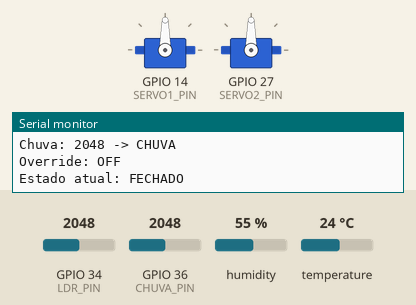
The sketch below on a simulated ESP32. On the bench: 2 × servo, the last lines printed to the serial monitor. Inputs (shaded band) come from the test bench; at power-on: GPIO 36 (CHUVA_PIN) = 2048, GPIO 34 (LDR_PIN) = 2048, humidity 55 %, temperature 24 °C (analog values on the 0–4095 scale). WiFi joins after 1.5 s; servers stay silent unless stated; uploads are accepted with an empty reply.

Above: at 3.7 s.
3.8 s: GPIO 36 (CHUVA_PIN) set to 1527
9.9 s: GPIO 36 (CHUVA_PIN) set to 1452
At 15.0 s:
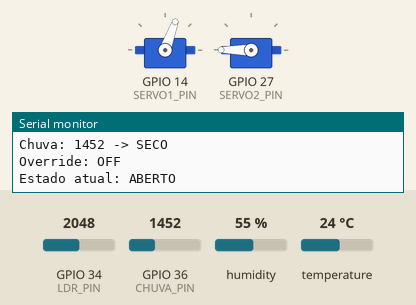
16.0 s: GPIO 34 (LDR_PIN) set to 1722
22.1 s: GPIO 34 (LDR_PIN) set to 1621
At 25.4 s:
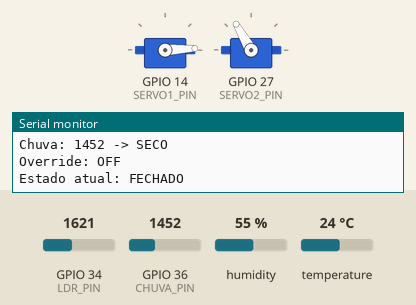
28.2 s: GPIO 34 (LDR_PIN) set to 1994
34.3 s: GPIO 34 (LDR_PIN) set to 2093
At 35.9 s:
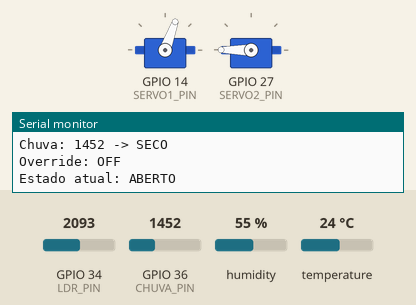
Timing chart, 0 to 37.4 s (numbered marks = the images above; inputs shaded):
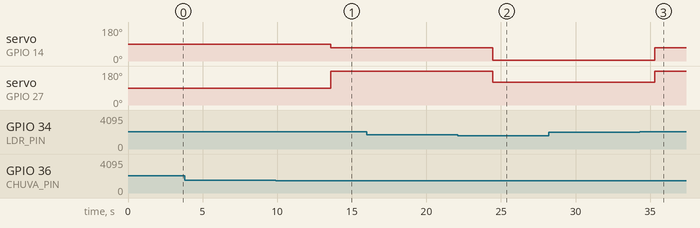

The sketch:

Estendal_Codigo.ino
```cpp
#include <WiFi.h>
#include <HTTPClient.h>
#include <DHT.h>
#include <ESP32Servo.h>

/* =====================================================
   CONFIGURAÇÃO GERAL
   ===================================================== */

// ---- WiFi ----
const char* ssid = "Xiaomi";
const char* password = "francisco125";

// ---- APIs ----
const char* apiSensors =
  "https://hattie-erosional-unobesely.ngrok-free.dev/api/sensors/";

const char* apiState =
  "https://hattie-erosional-unobesely.ngrok-free.dev/api/device/state/?serial_number=SCL-1234";

// ---- Identificação ----
#define SERIAL_NUMBER "SCL-1234"

/* =====================================================
   SENSORES
   ===================================================== */

// ---- DHT11 ----
#define DHTPIN 22
#define DHTTYPE DHT11
DHT dht(DHTPIN, DHTTYPE);

// ---- LDR ----
#define LDR_PIN 34

// ---- Sensor de chuva ----
#define CHUVA_PIN 36
#define CHUVA_THRESHOLD 1500
#define CHUVA_DETETA(v) ((v) >= CHUVA_THRESHOLD)

/* =====================================================
   SERVOS (CALIBRADOS)
   ===================================================== */

#define SERVO1_PIN 14
#define SERVO2_PIN 27

#define SERVO1_ABERTO   70
#define SERVO1_FECHADO  3

#define SERVO2_ABERTO   230
#define SERVO2_FECHADO  120

Servo servo1;
Servo servo2;

/* =====================================================
   ESTADO DO ESTENDAL
   ===================================================== */

enum EstadoEstendal { ABERTO, FECHADO };

EstadoEstendal estadoAtual    = FECHADO;
EstadoEstendal estadoDesejado = FECHADO;

/* =====================================================
   OVERRIDE MANUAL (BOTÕES)
   ===================================================== */

String backendState = "retracted";   // extended | retracted

bool overrideAtivo = false;
EstadoEstendal overrideEstado = FECHADO;
unsigned long overrideAteMs = 0;

// tempo do override (ex: 2 minutos)
const unsigned long OVERRIDE_TTL_MS = 2UL * 60UL * 1000UL;

/* =====================================================
   LIMIARES AUTOMÁTICOS
   ===================================================== */

#define LUZ_ABRIR   50
#define LUZ_FECHAR  40   // histerese

/* =====================================================
   ADC
   ===================================================== */

void setupADC() {
  analogReadResolution(12);
  analogSetAttenuation(ADC_11db);
}

/* =====================================================
   WIFI
   ===================================================== */

void connectWiFi() {
  WiFi.begin(ssid, password);
  Serial.print("A ligar ao WiFi");

  while (WiFi.status() != WL_CONNECTED) {
    delay(500);
    Serial.print(".");
  }

  Serial.println("\nWiFi ligado");
  Serial.println(WiFi.localIP());
}

/* =====================================================
   CONTROLO DOS SERVOS
   ===================================================== */

void abrirEstendal() {
  if (estadoAtual == ABERTO) return;

  servo1.write(SERVO1_ABERTO);
  servo2.write(SERVO2_ABERTO);

  estadoAtual = ABERTO;
  Serial.println(">> ESTENDAL ABERTO");
}

void fecharEstendal() {
  if (estadoAtual == FECHADO) return;

  servo1.write(SERVO1_FECHADO);
  servo2.write(SERVO2_FECHADO);

  estadoAtual = FECHADO;
  Serial.println(">> ESTENDAL FECHADO");
}

void aplicarEstado() {
  if (estadoDesejado == ABERTO) abrirEstendal();
  else fecharEstendal();
}

/* =====================================================
   LEITURA DO BACKEND (BOTÕES)
   ===================================================== */

void lerEstadoDoBackend() {
  if (WiFi.status() != WL_CONNECTED) return;

  HTTPClient http;
  http.begin(apiState);

  int code = http.GET();
  if (code == 200) {
    String body = http.getString();

    String novoEstado = backendState;

    if (body.indexOf("extended") >= 0) novoEstado = "extended";
    else if (body.indexOf("retracted") >= 0) novoEstado = "retracted";

    // Se o utilizador clicou num botão
    if (novoEstado != backendState) {
      backendState = novoEstado;

      overrideAtivo = true;
      overrideEstado = (backendState == "extended") ? ABERTO : FECHADO;
      overrideAteMs = millis() + OVERRIDE_TTL_MS;

      Serial.println(">> OVERRIDE MANUAL ATIVO");
    }
  }

  http.end();
}

/* =====================================================
   LÓGICA DE DECISÃO
   ===================================================== */

void decidirEstado(bool rain, int lightLevel) {

  // PRIORIDADE 1 — chuva física
  if (rain) {
    estadoDesejado = FECHADO;
    return;
  }

  // Verificar se override expirou
  if (overrideAtivo && (long)(millis() - overrideAteMs) >= 0) {
    overrideAtivo = false;
    Serial.println(">> OVERRIDE EXPIROU, VOLTAR AO AUTOMÁTICO");
  }

  // PRIORIDADE 2 — override manual
  if (overrideAtivo) {
    estadoDesejado = overrideEstado;
    return;
  }

  // PRIORIDADE 3 — automático (sempre ON)
  if (estadoAtual == FECHADO && lightLevel >= LUZ_ABRIR) {
    estadoDesejado = ABERTO;
    return;
  }

  if (estadoAtual == ABERTO && lightLevel <= LUZ_FECHAR) {
    estadoDesejado = FECHADO;
    return;
  }

  estadoDesejado = estadoAtual;
}

/* =====================================================
   ENVIO DE SENSORES
   ===================================================== */

void enviarSensores(float temp, float hum, int lightLevel, bool rain) {
  if (WiFi.status() != WL_CONNECTED) return;

  HTTPClient http;
  http.begin(apiSensors);
  http.addHeader("Content-Type", "application/json");

  String payload = "{";
  payload += "\"serial_number\":\"" SERIAL_NUMBER "\",";
  payload += "\"temperature\":" + String(temp, 1) + ",";
  payload += "\"humidity\":" + String(hum, 1) + ",";
  payload += "\"light_level\":" + String(lightLevel) + ",";
  payload += "\"rain\":" + String(rain ? "true" : "false");
  payload += "}";

  int code = http.POST(payload);
  Serial.print("POST HTTP: ");
  Serial.println(code);

  http.end();
}

/* =====================================================
   SETUP
   ===================================================== */

void setup() {
  Serial.begin(115200);
  delay(1000);

  setupADC();
  dht.begin();

  servo1.attach(SERVO1_PIN, 500, 2500);
  servo2.attach(SERVO2_PIN, 500, 2500);

  fecharEstendal();

  connectWiFi();

  Serial.println("=== ESTENDAL INICIADO ===");
}

/* =====================================================
   LOOP
   ===================================================== */

void loop() {

  // 1) Ler backend (botões)
  lerEstadoDoBackend();

  // 2) Ler sensores
  float temperature = dht.readTemperature();
  float humidity    = dht.readHumidity();

  int ldrRaw = analogRead(LDR_PIN);
  int lightLevel = map(ldrRaw, 0, 4095, 0, 100);
  lightLevel = constrain(lightLevel, 0, 100);

  int chuvaRaw = analogRead(CHUVA_PIN);
  bool rain = CHUVA_DETETA(chuvaRaw);

  // 3) Decidir e aplicar
  decidirEstado(rain, lightLevel);
  aplicarEstado();

  // 4) Enviar sensores
  if (!isnan(temperature) && !isnan(humidity)) {
    enviarSensores(temperature, humidity, lightLevel, rain);
  } else {
    Serial.println("Erro ao ler DHT11");
  }

  // 5) DEBUG
  Serial.println("---- SENSORES ----");
  Serial.print("Temp: "); Serial.print(temperature); Serial.println(" °C");
  Serial.print("Hum: "); Serial.print(humidity); Serial.println(" %");
  Serial.print("Luz: "); Serial.print(lightLevel); Serial.println(" %");
  Serial.print("Chuva: "); Serial.print(chuvaRaw);
  Serial.print(" -> "); Serial.println(rain ? "CHUVA" : "SECO");

  Serial.print("Override: "); Serial.println(overrideAtivo ? "ON" : "OFF");
  Serial.print("Estado atual: ");
  Serial.println(estadoAtual == ABERTO ? "ABERTO" : "FECHADO");
  Serial.println();

  delay(5000);
}
```

Measured:
- the behaviour switches between 1500 and 1499 on GPIO 36 (CHUVA_PIN) (found by bisection; images 0 and 1)
- the behaviour switches between 1679 and 1678 on GPIO 34 (LDR_PIN) (found by bisection; images 1 and 2)
- the behaviour switches between 2047 and 2048 on GPIO 34 (LDR_PIN) (found by bisection; images 2 and 3)
- after the input at 9.9 s, servo on GPIO 14 (SERVO1_PIN): 90° → 70° after 3.7 s; servo on GPIO 27 (SERVO2_PIN): 90° → 180° after 3.7 s
- after the input at 22.1 s, servo on GPIO 14 (SERVO1_PIN): 70° → 3° after 2.3 s; servo on GPIO 27 (SERVO2_PIN): 180° → 120° after 2.3 s
- after the input at 34.3 s, servo on GPIO 14 (SERVO1_PIN): 3° → 70° after 1.0 s; servo on GPIO 27 (SERVO2_PIN): 120° → 180° after 1.0 s
